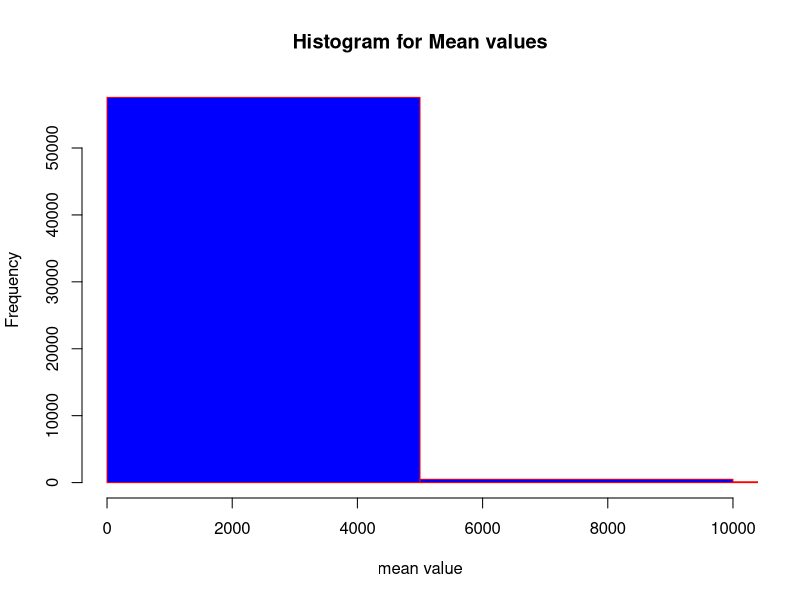
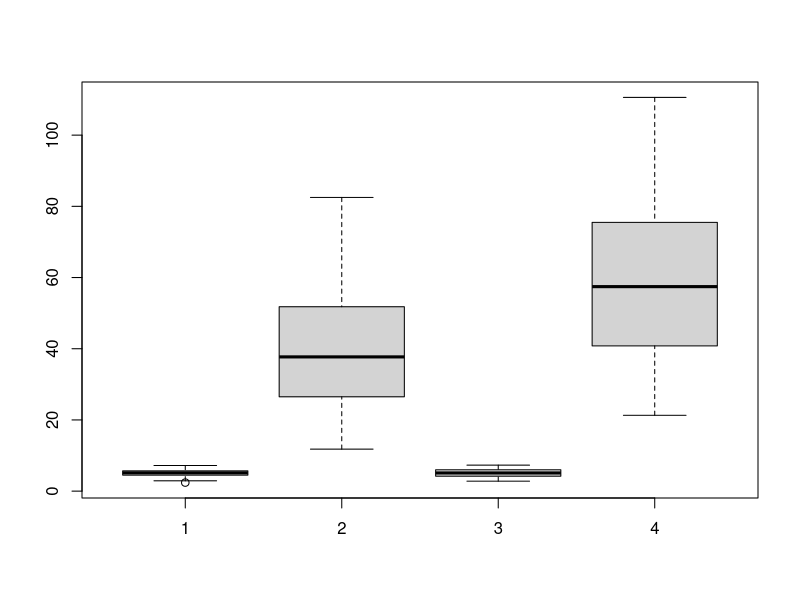
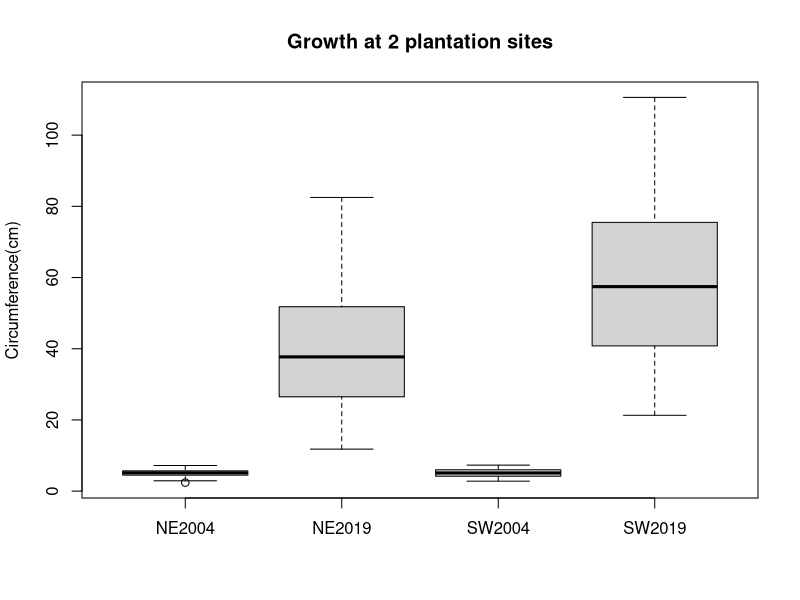

Generate these figures, in order, with R:
#Question 1.Read in the file, making the gene accession numbers the row names. Show a table of values for the first six genes
list.files()
x<-read.table("data/gene_expression.tsv")
head(x)
str(x)
x <- read.table("data/gene_expression.tsv", header = TRUE)
head(x)
str(x)
x<- read.table("data/gene_expression.tsv", header = TRUE, stringsAsFactors = FALSE, row.names = 1)
head(x)
str(x)

x[1:6,1:2]
#Question 2. Make a new column which is the mean of the other columns. Show a table of values for the first six genes.
x$Mean_cal <- rowMeans(x)
head(x)
#Question 3. 
order(x$Mean_cal)
order(-x$Mean_cal)
x[order(-x$Mean_cal),]
Highest_mean <-x[order(-x$Mean_cal),]
head(Highest_mean,10)
#question4 
subset(x,Mean_cal<10)
#Question 5.  Make a histogram plot of the mean values in png format and paste it into your report
range(x$Mean_cal)
hist(x$Mean_cal,main="Histogram for Mean values",xlab = "mean value",border = "red",col="blue",breaks = 50,xlim=c(0,10000))

#Question6. Import this csv file into an R object. What are the column names? 
y<- read.csv("data/growth_data.csv")
head(y)
str(y) 
y <- read.csv("data/growth_data.csv", header = TRUE)
head(y)
y <- read.csv("data/growth_data.csv", header = TRUE, stringsAsFactors = FALSE)
head(y)
str(y)
subset(y,Site=="northeast")
NE <- subset(y,Site=="northeast")
SE <- subset(y,Site=="southwest")
head(NE)
head(SE)
#Name of the columns are- "site", "TreeID","Circumf_2004_cm", "Circumf_2009_cm", "Circumf_2014_cm " and "Circumf_2019_cm"

#Question7. Calculate the mean and standard deviation of tree circumference at the start and end of the study at both sites. 
mean(NE$Circumf_2004_cm)#for 
mean(NE$Circumf_2019_cm)
mean(SE$Circumf_2004_cm)
mean(SE$Circumf_2019_cm)
sd(NE$Circumf_2004_cm)
sd(NE$Circumf_2019_cm)
sd(NE$Circumf_2004_cm)
sd(NE$Circumf_2019_cm)
# Question 8.Make a box plot of tree circumference at the start and end of the study at both sites.
boxplot(NE$Circumf_2004_cm,NE$Circumf_2019_cm,SE$Circumf_2004_cm,SE$Circumf_2019_cm)
boxplot(NE$Circumf_2004_cm,NE$Circumf_2019_cm,SE$Circumf_2004_cm,SE$Circumf_2019_cm,names=c("NE2004","NE2019","SW2004","SW2019"),ylab="Circumference(cm)",main="Growth at 2 plantation sites")
#Question 9. Calculate the mean growth over the past 10 years at each site.
